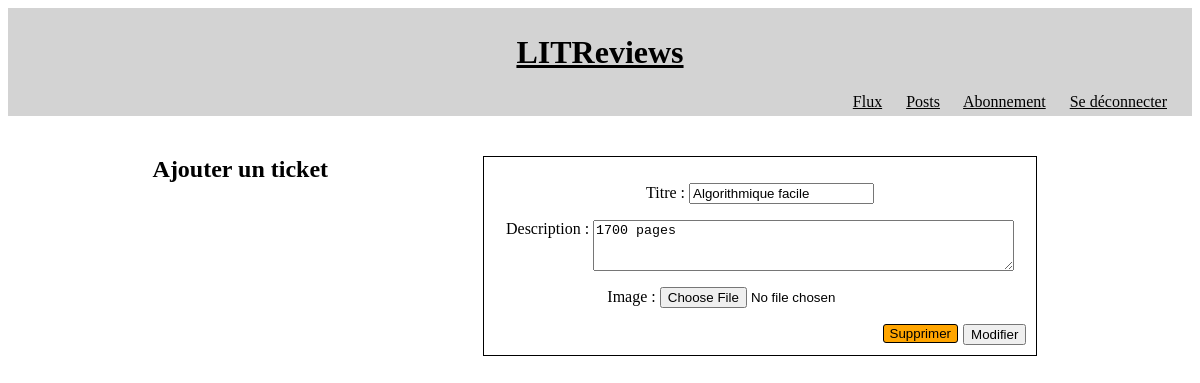
Before: /tickets/24/modify (signed in) with the older database file.
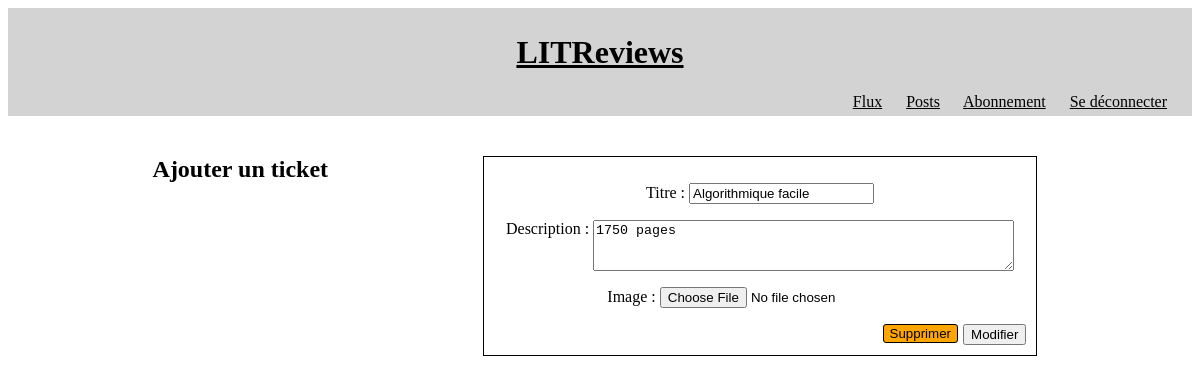
After: the same page with the newer database file.
### reviews/models.py (models this page shows, shortened)
class Ticket(models.Model):
    title = models.CharField(verbose_name="Titre", max_length=128)
    description = models.CharField(max_length=2048)
    user = models.ForeignKey(to=settings.AUTH_USER_MODEL,
                             on_delete=models.CASCADE)
    image = models.ImageField(null=True,
                              blank=True)
    time_created = models.DateTimeField(auto_now_add=True)
    objects = models.Manager()

### reviews/views.py (the view, shortened to what this page needs)
class AddTicket(LoginRequiredMixin, View):
    model_form = TicketForm
    template_name = 'reviews/add_ticket.html'
    def get(self, request, ticket_id=None):
        if ticket_id is not None:
            ticket = Ticket.objects.get(id=ticket_id)
            form = self.model_form(instance=ticket)
        else:
            form = self.model_form()
            ticket = None
        return render(request, self.template_name, {'form': form,
                                                    'ticket': ticket})

### reviews/forms.py
class TicketForm(ModelForm):
    class Meta:
        model = Ticket
        exclude = ('user', 'time_created')
        widgets = {
            'description': Textarea(attrs={'cols': 50, 'rows': 3}),
        }

### reviews/templates/reviews/add_ticket.html (shortened to what this page needs)
{% extends 'base.html' %}
  {% block content %}
      <h2>Ajouter un ticket</h2>
      <div class="block">
      <form action="" method="post">
          {{ form.as_p }}
          {% if ticket %}
          <input class="floating" type="submit" value="Modifier">
            {% url 'delete_ticket' ticket.id as link %}
        {% include 'reviews/partials/button_snippet.html' with link=link class='warning floating' text='Supprimer' %}
          {% else %}
            <input type="submit" value="Ajouter">
          {% endif %}
      </form>
    </div>
  {% endblock content %}

Changed rows visible on the page:
changed Ticket "Algorithmique facile": description "1700 pages" → "1750 pages"
